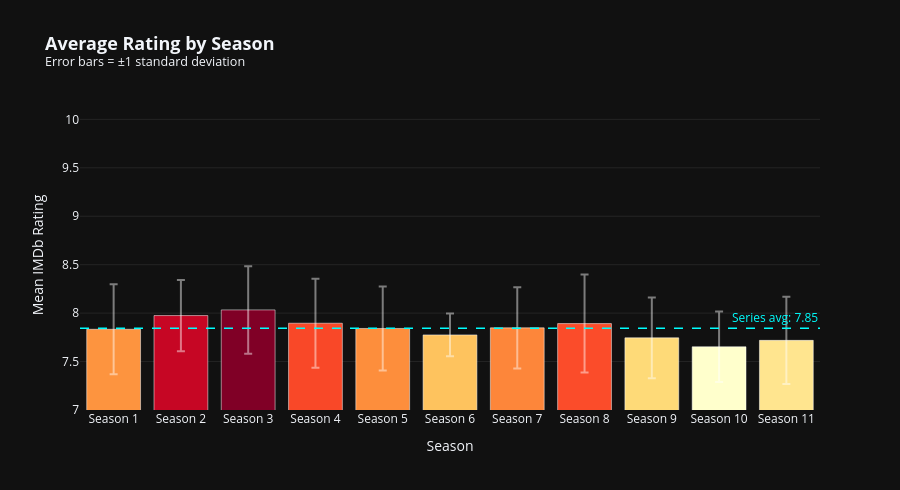

This figure's notebook cell:
### Markdown cell above
## 📊 Chart 6 — Season Averages

### Code cell
# ── Chart 6: Season Average Ratings ─────────────────────────────────────────
season_stats = df_rated.groupby('season').agg(
    mean_rating  =('rating','mean'),
    std_rating   =('rating','std'),
    min_rating   =('rating','min'),
    max_rating   =('rating','max'),
    episode_count=('rating','count'),
    total_votes  =('votes','sum')
).reset_index()
season_stats['season_label'] = 'Season ' + season_stats['season'].astype(str)
fig6 = go.Figure(go.Bar(
    x=season_stats['season_label'], y=season_stats['mean_rating'],
    error_y=dict(type='data', array=season_stats['std_rating'],
                 visible=True, color='rgba(255,255,255,0.45)'),
    marker=dict(color=season_stats['mean_rating'], colorscale='YlOrRd',
                line=dict(color='white', width=0.5)),
    customdata=season_stats[['episode_count','min_rating','max_rating','total_votes']].values,
    hovertemplate=(
        '<b>%{x}</b><br>Mean: <b>%{y:.2f}</b><br>'
        'Episodes: %{customdata[0]}<br>'
        'Range: %{customdata[1]:.1f}\u2013%{customdata[2]:.1f}<br>'
        'Total votes: %{customdata[3]:,.0f}<extra></extra>'
    )
))
fig6.add_hline(y=df_rated['rating'].mean(),
    line=dict(color='cyan', dash='dash', width=1.5),
    annotation_text=f'Series avg: {df_rated["rating"].mean():.2f}',
    annotation_font_color='cyan', annotation_position='top right')
fig6.update_layout(
    title=dict(text='<b>Average Rating by Season</b><br>'
               '<sup>Error bars = \u00b11 standard deviation</sup>', font_size=18),
    xaxis_title='Season', yaxis_title='Mean IMDb Rating',
    template='plotly_dark', height=490, showlegend=False,
    yaxis=dict(range=[7, 10.2], gridcolor='rgba(255,255,255,0.08)'))
fig6.show()
print("\nSeason stats:")
print(season_stats[['season_label','mean_rating','std_rating',
                     'episode_count','min_rating','max_rating']].to_string(index=False))

### Figure 1 — Plotly figure (JSON) as saved in the notebook; plotly's stock layout.template omitted (floating-point values rounded to 4 significant figures)
{"data": [{"customdata": [[24.0, 7.0, 8.9, 24050.0], [24.0, 7.4, 8.6, 19810.0], [24.0, 7.4, 9.5, 19090.0], [24.0, 6.9, 8.7, 17260.0], [24.0, 7.1, 8.8, 16230.0], [24.0, 7.5, 8.4, 15050.0], [25.0, 7.1, 8.7, 15710.0], [25.0, 7.2, 8.9, 16170.0], [20.0, 7.2, 8.8, 11940.0], [21.0, 7.2, 8.5, 11820.0], [16.0, 7.1, 8.9, 12960.0]], "error_y": {"array": [0.465, 0.3674, 0.4517, 0.4592, 0.4343, 0.2212, 0.4194, 0.5057, 0.4161, 0.3642, 0.4505], "color": "rgba(255,255,255,0.45)", "type": "data", "visible": true}, "hovertemplate": "<b>%{x}</b><br>Mean: <b>%{y:.2f}</b><br>Episodes: %{customdata[0]}<br>Range: %{customdata[1]:.1f}–%{customdata[2]:.1f}<br>Total votes: %{customdata[3]:,.0f}<extra></extra>", "marker": {"color": [7.833, 7.975, 8.033, 7.896, 7.842, 7.775, 7.848, 7.892, 7.745, 7.652, 7.719], "colorscale": [[0, "rgb(255,255,204)"], [0.125, "rgb(255,237,160)"], [0.25, "rgb(254,217,118)"], [0.375, "rgb(254,178,76)"], [0.5, "rgb(253,141,60)"], [0.625, "rgb(252,78,42)"], [0.75, "rgb(227,26,28)"], [0.875, "rgb(189,0,38)"], [1, "rgb(128,0,38)"]], "line": {"color": "white", "width": 0.5}}, "type": "bar", "x": ["Season 1", "Season 2", "Season 3", "Season 4", "Season 5", "Season 6", "Season 7", "Season 8", "Season 9", "Season 10", "Season 11"], "y": [7.833, 7.975, 8.033, 7.896, 7.842, 7.775, 7.848, 7.892, 7.745, 7.652, 7.719]}], "layout": {"annotations": [{"font": {"color": "cyan"}, "showarrow": false, "text": "Series avg: 7.85", "x": 1, "xanchor": "right", "xref": "x domain", "y": 7.845, "yanchor": "bottom", "yref": "y"}], "height": 490, "shapes": [{"line": {"color": "cyan", "dash": "dash", "width": 1.5}, "type": "line", "x0": 0, "x1": 1, "xref": "x domain", "y0": 7.845, "y1": 7.845, "yref": "y"}], "showlegend": false, "title": {"font": {"size": 18}, "text": "<b>Average Rating by Season</b><br><sup>Error bars = ±1 standard deviation</sup>"}, "xaxis": {"title": {"text": "Season"}}, "yaxis": {"gridcolor": "rgba(255,255,255,0.08)", "range": [7, 10.2], "title": {"text": "Mean IMDb Rating"}}}}
